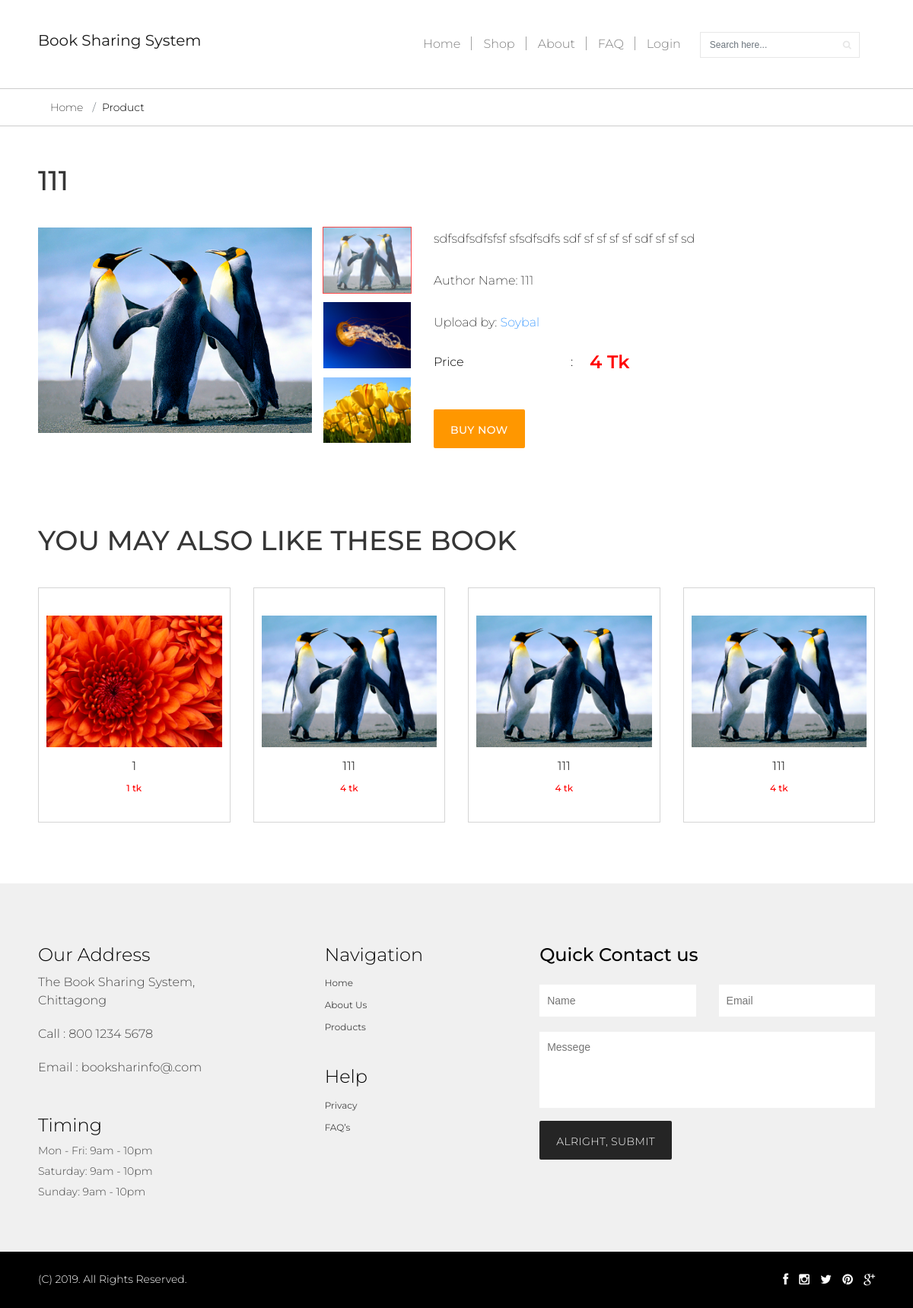
The page /product-single.php?id=26 on the database as committed earlier.
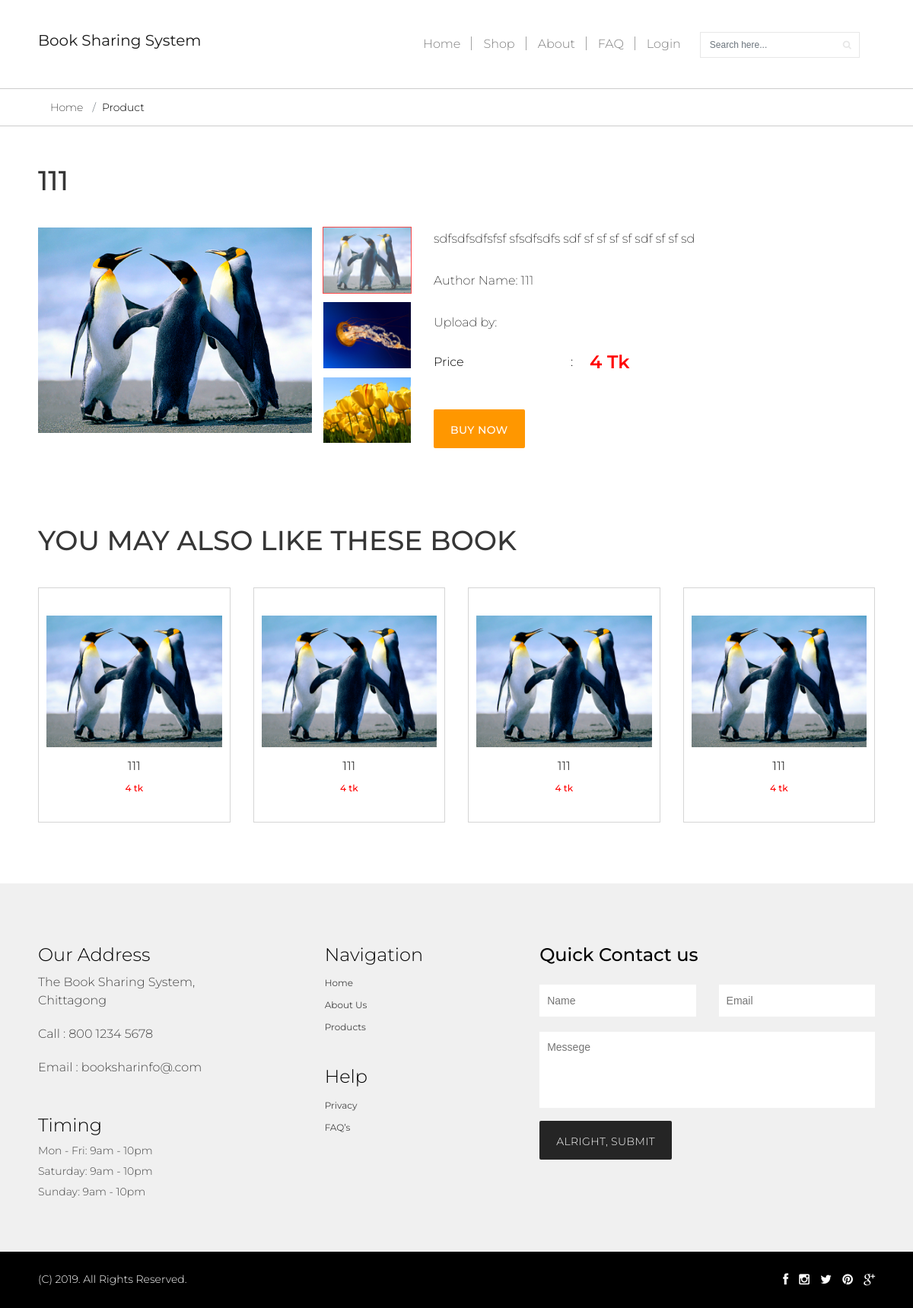
The same page on the database as committed later.
### tables this page shows
CREATE TABLE IF NOT EXISTS `tbproductinfo` (
  `iAutoId` int(11) NOT NULL AUTO_INCREMENT,
  `vCategory` varchar(50) NOT NULL DEFAULT '0',
  `vSharingType` varchar(50) NOT NULL,
  `vProductName` varchar(150) DEFAULT NULL,
  `vAuthorName` varchar(150) DEFAULT NULL,
  `vDescription` varchar(550) DEFAULT NULL,
  `vUploadBy` varchar(150) DEFAULT NULL,
  `vPrice` double DEFAULT NULL,
  `vImage1` varchar(250) DEFAULT NULL,
  `vImage2` varchar(250) DEFAULT NULL,
  `vImage3` varchar(250) DEFAULT NULL,
  `status` varchar(50) DEFAULT 'active',
  PRIMARY KEY (`iAutoId`)
);

### lib/Database.php (called while the page is built, shortened)
<?php
Class Database{
  public $host   = DB_HOST;
  public $pass   = DB_PASS;
  public $user   = DB_USER;
  public $dbname = DB_NAME;
  public $link;
  private function connectDB()
  {
    $this->link = new mysqli($this->host, $this->user, $this->pass, $this->dbname);
    mysqli_query($this->link,"SET CHARACTER SET utf8");
    mysqli_query($this->link,"SET SESSION collation_connection ='utf8_general_ci'");
  }
  public function select($query){
    $result = $this->link->query($query) or die($this->link->error.__LINE__);
    if($result->num_rows > 0){
      return $result;
    }
    else {
      return false;
    }
  }
}

### product-single.php (the view, shortened to what the changed rows need)
<?php
	include 'inc/header.php';
?>
<?php
	if(!isset($_GET['id']) || $_GET['id']==NULL)
	{
		header("Location:index.php");
	}
	else
	{
		$id=mysqli_real_escape_string($db->link,$_GET['id']);
        $categoryId="";
	}
?>
    <section class="product-sec">
        <div class="container">
        <?php
            $query="select *,(select vEmployeeName from tbLogin where iAutoId=a.vUploadBy)vEmployeeName from tbProductinfo a where iAutoId='$id' order by iAutoId desc";
            $data=$db->select($query);
            while($productResult=$data->fetch_assoc())
            {
                $categoryId=$productResult['vCategory'];
        ?>
            <h1><?php echo $productResult['vProductName'];?></h1>
            <div class="row">
                <div class="col-md-6 slider-sec">
                    <div id="myCarousel" class="carousel slide">
                        <div class="carousel-inner">
                            <div class="active item carousel-item" data-slide-number="0">
                                <img src="<?php echo $productResult['vImage1'];?>" class="img-fluid">
                            </div>
                        </div>
                        <ul class="carousel-indicators list-inline">
                            <li class="list-inline-item active">
                                <a id="carousel-selector-0" class="selected" data-slide-to="0" data-target="#myCarousel">
                                <img src="<?php echo $productResult['vImage1'];?>" class="img-fluid">
                            </a>
                            </li>
                            <li class="list-inline-item">
                                <a id="carousel-selector-1" data-slide-to="1" data-target="#myCarousel">
                                <img src="<?php echo $productResult['vImage2'];?>" class="img-fluid">
                            </a>
                            </li>
                            <li class="list-inline-item">
                                <a id="carousel-selector-2" data-slide-to="2" data-target="#myCarousel">
                                <img src="<?php echo $productResult['vImage3'];?>" class="img-fluid">
                            </a>
                            </li>
                        </ul>
                    </div>
                </div>
                <div class="col-md-6 slider-content">
                    <form action="" method="post">
                        <p><?php echo $productResult['vDescription'];?></p>
                        <p><span>Author Name: </span> <?php echo $productResult['vAuthorName'];?></p>
                        <p><span>Upload by: </span><a href="userProfile.php?id=<?php echo $productResult['vUploadBy'];?>"><?php echo $productResult['vEmployeeName'];?></a>  </p>
                        <ul>
                            <li>
                                <span class="name">Price</span><span class="clm">:</span>
                                <span class="price final"><?php echo $productResult['vPrice'];?> Tk</span>
                            </li>
                        </ul>
                        <div class="btn-sec">
                            <button type="submit" name="mybutton" id="buyNow" value="buyNow" class="btn ">Buy Now</button>
                        </div>
                    </form>
                </div>
            </div>
            <?php }?>
        </div>
    </section>
    <section class="related-books">
        <div class="container">
            <h2>You may also like these book</h2>
            <div class="recomended-sec">
                <div class="row">
                <?php
                    $query="select * from tbProductinfo where vCategory='$categoryId' and status='active' and iAutoId!='$id' limit 4";
                    $data=$db->select($query);
                    while($productResult=$data->fetch_assoc())
                    {
                ?>
                    <div class="col-lg-3 col-md-6">
                        <div class="item">
                            <img src="<?php echo $productResult['vImage1'];?>" alt="img">
                            <h3><?php echo $productResult['vProductName'];?></h3>
                            <h6><span class="price"><?php echo $productResult['vPrice'];?> tk</span></h6>
                        </div>
                    </div>
                <?php
                    }
                ?>
                </div>
            </div>
        </div>
    </section>
<?php
	include 'inc/footer.php';
?>

Rows that differ between the two databases and show on the page:
no longer on this page (row edited): tbproductinfo: vImage1 (picture), vProductName "1", vPrice "1", shown under "YOU MAY ALSO LIKE THESE BOOK"
shown differently, row unchanged: tbproductinfo "sdfsdfsdfsfsf sfsdfsdfs sdf sf sf sf sf sdf sf sf sd": vEmployeeName "Soybal" → (not shown)
now on this page (row unchanged): tbproductinfo: vImage1 (picture), vProductName "111", vPrice "4", shown under "YOU MAY ALSO LIKE THESE BOOK"
